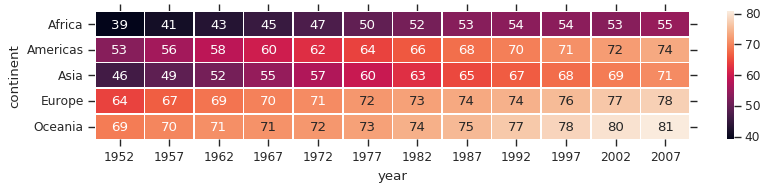

Generate this figure with Python:
from pandas import read_csv
from matplotlib.pyplot import subplots
from seaborn import heatmap, set
# Set link to download csv
csv = 'https://raw.githubusercontent.com/resbaz/' \
      'r-novice-gapminder-files/master/data/' \
      'gapminder-FiveYearData.csv'
# Load Dataframe from csv that's in link
df = read_csv(csv)
# Print Dataframe for test
print '- Printing Dataframe extracted from link -'
print df.head()
print '- Making a pivot table -'
dfpv = df.pivot_table(index='continent',
                      columns='year',
                      values='lifeExp',
                      aggfunc='mean')
# Print Pivot Table for test
print '- pivot table lifeExp for test -'
print dfpv
print dfpv.info()
# Generating Heat Map
print '- Generating heat map -'
set()
f, ax = subplots(figsize=(12,2))
heatmap(dfpv, annot=True, fmt='.0f', linewidths=.5, ax=ax)\
    .get_figure().\
    savefig('snsHtmap.png',
            bbox_inches='tight',
            dpi=80)
